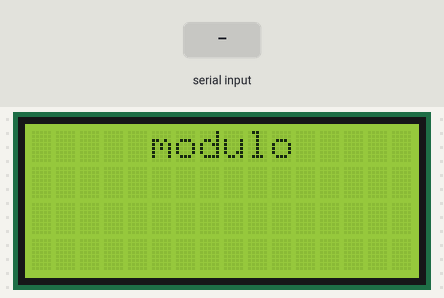
This sketch was run on a simulated Arduino Mega 2560, built with avr-gcc and run on an emulated ATmega2560. On the bench: 16×4 character LCD. The inputs (shaded band) are chosen by the test bench. What the sketch prints to the serial monitor is not drawn.

Above: at 2.3 s.
2.4 s: "01\n" received over Serial
At 3.5 s:
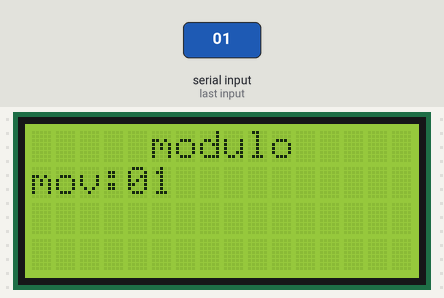
3.9 s: "00\n" received over the second serial link
At 4.7 s:
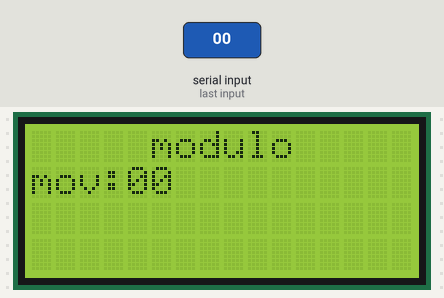
5.4 s: "02\n" received over Serial
At 5.8 s:
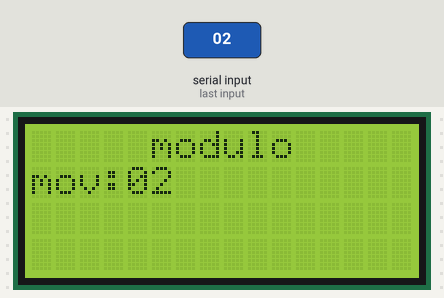
6.9 s: "03\n" received over the second serial link
At 8.1 s:
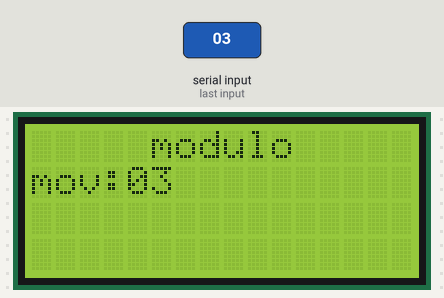
8.4 s: "04\n" received over Serial
At 9.3 s:
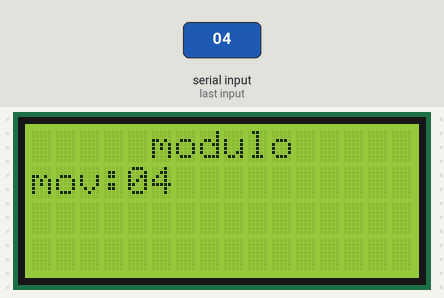
9.9 s: "01234\n" received over the second serial link
At 10.5 s:
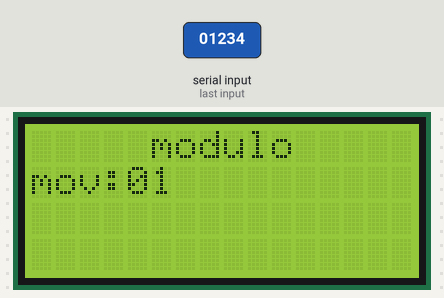
Timing chart, 0 to 12.4 s (numbered marks = the images above; inputs shaded):
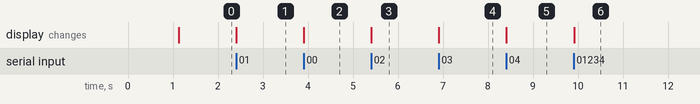

The sketch:

usart_002.ino
```cpp
#include <string>
#include <cstring>
#include <LiquidCrystal_I2C.h>
LiquidCrystal_I2C lcd(0x27,16,4);

#define SYSRESETREQ    (1<<2)
#define VECTKEY        (0x05fa0000UL)
#define VECTKEY_MASK   (0x0000ffffUL)
#define AIRCR          (*(uint32_t*)0xe000ed0cUL) // fixed arch-defined address
#define REQUEST_EXTERNAL_RESET (AIRCR=(AIRCR&VECTKEY_MASK)|VECTKEY|SYSRESETREQ)


String inputString = "";         // a String to hold incoming data
byte mensaje01[]="bienvenido";
bool stringComplete = false;  // whether the string is complete
bool stringComplete1 = false;  // whether the string is complete
bool stringComplete2 = false;
bool stringComplete3 = false;


void config_usart(){
  // initialize serial:
  Serial.begin(9600);
  Serial.setTimeout(50);
  Serial1.begin(9600);
  Serial1.setTimeout(50);
  Serial2.begin(9600);
  Serial2.setTimeout(50);
  Serial3.begin(9600);
  Serial3.setTimeout(50);
  inputString.reserve(30);
  Serial.write(mensaje01, sizeof(mensaje01));
  Serial3.write(mensaje01, sizeof(mensaje01));
  //Serial.println("bienvenido");
return;}

void config_voz(){
    Serial1.write((byte)0xAA);
    Serial1.write((byte)0x07);
    Serial1.write((byte)0x30);
    Serial1.write((byte)0x00);//puede ser interpretado como un puntero//NULL
    Serial1.write((byte)0x01);
    Serial1.write((byte)0x02);
    Serial1.write((byte)0x03);
    Serial1.write((byte)0x04);
    Serial1.write((byte)0x0A);
    delayMicroseconds(100);
    inputString = "";         // a String to hold incoming data
    stringComplete = false;  // whether the string is complete
    stringComplete1 = false;  // whether the string is complete
    stringComplete2 = false;
    stringComplete3 = false;
return;}

void readSerial(void) {
  while (Serial.available()) {
    char inChar = (char)Serial.read();
    if(inChar>0x29 & inChar<0x3A){inputString += inChar;}
    if(inChar == '\n') {stringComplete = true;}
  }
  while (Serial1.available()) {
    char inChar = (char)Serial1.read();
    if(inChar>0x29 & inChar<0x3A){inputString += inChar;}
    if(inChar == '\n') {stringComplete1= true;}
  }
  while (Serial2.available()) {
    char inChar = (char)Serial2.read();
    if(inChar>0x29 & inChar<0x3A){inputString += inChar;}
    if(inChar == '\n') {stringComplete2= true;}
  }
  while (Serial3.available()) {
    char inChar = (char)Serial3.read();
    if(inChar>0x29 & inChar<0x3A){inputString += inChar;}
    if(inChar == '\n') {stringComplete3= true;}
  }
return;}

char comparar_mensaje(){
    static char indiceC=0;
    static char indiceC_temp=0;
    if(inputString=="00"){indiceC=0;}
    if(inputString=="01"){indiceC=1;}
    if(inputString=="02"){indiceC=2;}
    if(inputString=="03"){indiceC=3;}
    if(inputString=="04"){indiceC=4;}
    if(inputString=="01234"){indiceC=10;}
    if(indiceC!=indiceC_temp){
      lcd.setCursor(0,1);
      lcd.print("mov:");
      lcd.print(inputString[0]);
      lcd.print(inputString[1]);
      indiceC_temp=indiceC;
    }
return indiceC;}

char analisis(void){
  char indiceA=0xFF;
  if (stringComplete) {//computadora
    Serial.println (inputString); delayMicroseconds(1);
    Serial1.print  (inputString); delayMicroseconds(1);//no puede haber salto de linea
    Serial2.println(inputString); delayMicroseconds(1);
    Serial3.println(inputString); delayMicroseconds(1);
    //verificar
    indiceA=comparar_mensaje();
    // clear the string:
    inputString = "";
  }
  if (stringComplete1) {//modulo de voz//solo transmitor
    Serial.println (inputString); delayMicroseconds(1);
    Serial2.println(inputString); delayMicroseconds(1);
    Serial3.println(inputString); delayMicroseconds(1);
    //verificar
    indiceA=comparar_mensaje();
    // clear the string:
    inputString = "";
  }
  if (stringComplete2) {//externo
    Serial.println (inputString); delayMicroseconds(1);
    Serial1.print  (inputString); delayMicroseconds(1);//no puede haber salto de linea
    Serial2.print  (inputString); delayMicroseconds(1);
    Serial3.println(inputString); delayMicroseconds(1);
    //verificar
    indiceA=comparar_mensaje();
    // clear the string:
    inputString = "";
  }
  if (stringComplete3) {//bluetooth
    Serial.println (inputString); delayMicroseconds(1);
    Serial1.print  (inputString); delayMicroseconds(1);//no puede haber salto de linea
    Serial2.println(inputString); delayMicroseconds(1);
    Serial3.println(inputString); delayMicroseconds(1);
    //verificar
    indiceA=comparar_mensaje();
    // clear the string:
    inputString = "";
  }
  stringComplete  = false;
  stringComplete1 = false;
  stringComplete2 = false;
  stringComplete3 = false;
return indiceA;}

void comunicacion(char ind){
  char indiceF=0; indiceF=ind;
  static char indiceF_temp=0;
  if(indiceF!=indiceF_temp){
    indiceF_temp=indiceF;
    switch(ind){
      case 0:
        Serial.println ("mov: parar");
        Serial2.println("mov: parar");
        Serial3.println("mov: parar"); break;

      case 1:
        Serial.println ("mov: avanzar");
        Serial2.println("mov: avanzar");
        Serial3.println("mov: avanzar"); break;
      case 2:
        Serial.println ("mov: izquierda");
        Serial2.println("mov: izquierda");
        Serial3.println("mov: izquierda"); break;
      case 3:
        Serial.println ("mov: derecha");
        Serial2.println("mov: derecha");
        Serial3.println("mov: derecha");  break;
      case 4:
        Serial.println ("mov: retroceder");
        Serial2.println("mov: retroceder");
        Serial3.println("mov: retroceder");break;
      case 10:
        Serial.println ("reinicio");
        Serial2.println("reinicio");
        Serial3.println("reinicio");
        delay(500);
        REQUEST_EXTERNAL_RESET;  //call reset
        break;
      default:
        break;
    }
  }
return;}


unsigned char indice_principal=0;
unsigned char indice_temp=0;

void setup() {
  interrupts();
  config_usart();
  config_voz();
  Serial.flush();
  lcd.init();
  lcd.backlight();
  lcd.setCursor(0,0);
  lcd.print("Silla de Ruedas");
  lcd.setCursor(0,1);
  lcd.print("      UTP      ");
  delay(1000);
  lcd.clear();
  lcd.setCursor(0,0);
  lcd.print("     modulo    ");
}


void loop() {
  comunicacion(indice_principal);
  readSerial();
  indice_temp=indice_principal;
  indice_principal=analisis();
  if(indice_principal==0xFF){indice_principal=indice_temp;}


}
```

Measured:
- after the input at 2.4 s, the display: changes at once (image 1)
- after the input at 3.9 s, the display: changes at once (image 2)
- after the input at 5.4 s, the display: changes at once (image 3)
- after the input at 6.9 s, the display: changes at once (image 4)
- after the input at 8.4 s, the display: changes at once (image 5)
- after the input at 9.9 s, the display: changes at once (image 6)
